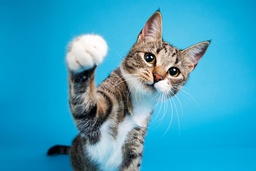
#> input picture Cat_pic.jpg, 256 x 171 px, shrunk from 540 x 360 before the run
$ jupyter execute 3D_plotting_example.ipynb
#> lines starting #> are read from the running program, lines starting #| are printed output that depends on the picture
[cell 1]
# import libraries

import matplotlib.pyplot as plt
from matplotlib import image # To import images
import numpy as np
from matplotlib.colors import Normalize
from skimage.color import rgb2gray # You need to install scikit-image

## Plotting an image

[cell 2]
# First, we need to import the figure,
cat = image.imread("Cat_pic.jpg")
#> cat is the input picture: shape (171, 256, 3); mean R, G, B 55.6, 160, 191.9
print(cat.shape) # RGB 360*540 pixels
#| (171, 256, 3)

[cell 3]
# after that, we define a figure to plot our image
fig, ax = plt.subplots(nrows=1, ncols=1, figsize = (8,5))
ax.imshow(cat)

[cell 4]
# This is an example function from https://matplotlib.org/stable/gallery/mplot3d/imshow3d.html#sphx-glr-gallery-mplot3d-imshow3d-py

def imshow3d(ax, array, value_direction='z', pos=0, norm=None, cmap=None):
    """
    Display a 2D array as a  color-coded 2D image embedded in 3d.

    The image will be in a plane perpendicular to the coordinate axis *value_direction*.

    Parameters
    ----------
    ax : Axes3D
        The 3D Axes to plot into.
    array : 2D numpy array
        The image values.
    value_direction : {'x', 'y', 'z'}
        The axis normal to the image plane.
    pos : float
        The numeric value on the *value_direction* axis at which the image plane is
        located.
    norm : `~matplotlib.colors.Normalize`, default: Normalize
        The normalization method used to scale scalar data. See `imshow()`.
    cmap : str or `~matplotlib.colors.Colormap`, default: :rc:`image.cmap`
        The Colormap instance or registered colormap name used to map scalar data
        to colors.
    """
    if norm is None:
        norm = Normalize()
    colors = plt.get_cmap(cmap)(norm(array))

    if value_direction == 'x':
        nz, ny = array.shape
        zi, yi = np.mgrid[0:nz + 1, 0:ny + 1]
        xi = np.full_like(yi, pos)
    elif value_direction == 'y':
        nx, nz = array.shape
        xi, zi = np.mgrid[0:nx + 1, 0:nz + 1]
        yi = np.full_like(zi, pos)
    elif value_direction == 'z':
        ny, nx = array.shape
        yi, xi = np.mgrid[0:ny + 1, 0:nx + 1]
        zi = np.full_like(xi, pos)
    else:
        raise ValueError(f"Invalid value_direction: {value_direction!r}")
    ax.plot_surface(xi, yi, zi, rstride=1, cstride=1, facecolors=colors, shade=False)

[cell 5]
# Another example of 3D stacking
cat_bw = rgb2gray(cat)
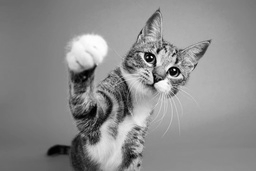
#> cat_bw: shape (171, 256) float64; min 0, max 0.999, mean 0.549


fig_3D = plt.figure(figsize = (8,8))
ax_3D = fig_3D.add_subplot(projection='3d')

ax_3D.set_xlabel("X", fontsize = 14)
ax_3D.set_ylabel("Y", fontsize = 14)
ax_3D.set_zlabel("Z", fontsize = 14)

# Stack 5 cats:
for i in range(5):
    imshow3d(ax_3D, cat_bw, cmap = 'gray', pos = i)


plt.show()
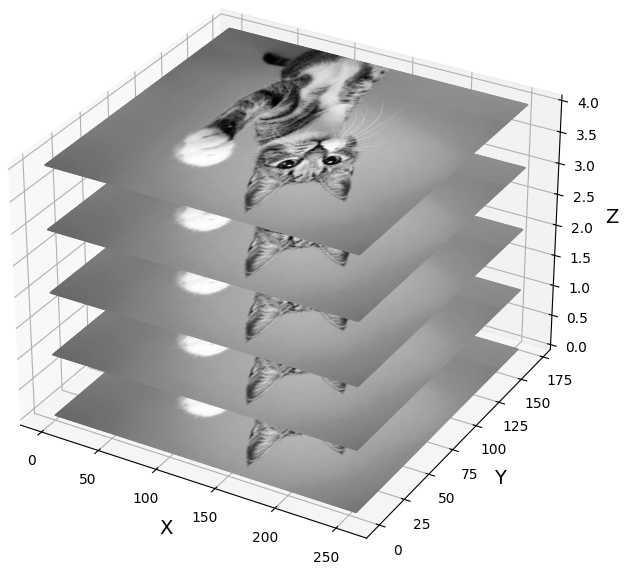
#> figure drawn by matplotlib, 1 panel
